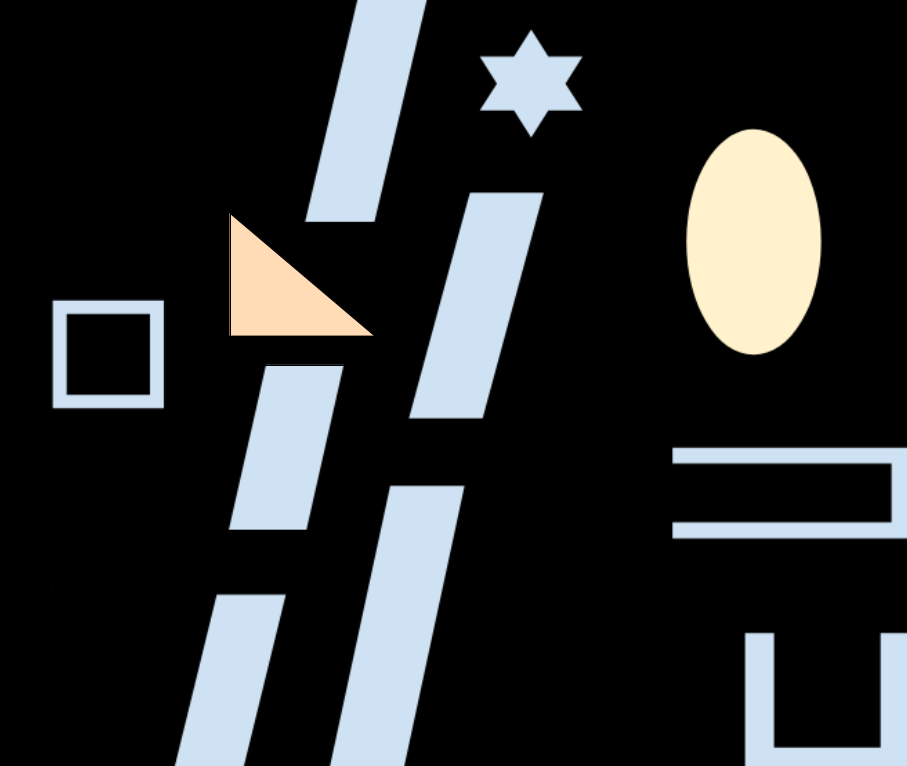
#> input picture map.png, 907 x 766 px
$ python RRT-star-connect.py
#> lines starting #> are read from the running program, lines starting #| are printed output that depends on the picture; after the words box and inside, x2 and y2 are one past the last pixel; in counts of white or black regions, pixels touching at a corner belong together
#IMPORTS
import numpy as np
from math import hypot, sqrt
from random import randrange as rand
import cv2

#Value assignments
gui = 1             #acts as truth value if gui is open
clickCount = 0      #counts number of clicks for the double click to choose start and end points
max_dist = 20       #maximum distance between two nodes of a tree
delta_radius = 10   #radius around the end point to be determined as the finishing area

# Distance b/w two points
def dist(p1,p2):
  return hypot(p2[0]-p1[0],p2[1]-p1[1])


class Vertex:
  def __init__(self,pos,parent):
    self.pos = pos
    self.parent = parent


class RRT_star_connect :

	def __init__(self,env_image):
		print("Running...")
		print("First double click at the desired starting point, then double click at desired goal point")
		self._initPos = (0,0)
		self._targetPos = (0,0)
		self._map = env_image.copy()
		self._map[self._map==255] = 1
		self._height = env_image.shape[0]
		self._width = env_image.shape[1]
		self._path=[]


	def start_connect(self,env_image=None):
		"""
		Path-Planning-connect based algorithm
		"""

		goal = False
		count = 1
		self._path=[]
		newvertex=[]
		vertices=[]
		newvertex.append(Vertex(self._initPos,None))
		newvertex.append(Vertex(self._targetPos,None))
		vertices.append([newvertex[0]])
		vertices.append([newvertex[1]])

		# main loop
		while not goal:

			count = (count + 1) % 2     #to select the tree (either from the start or the one from the goal)
			# create random point
			newpoint = (rand(self._width),rand(self._height))
			nearest_dist = float('inf')
			# look for the nearest point in the tree
			for v in vertices[count]:
				curr_dist = dist(newpoint,v.pos)
				if curr_dist < nearest_dist:
					nearest = v
					nearest_dist = curr_dist

			newpoint=self.steer(nearest.pos,newpoint)

			# try to connect the point to the tree
			if not self.collide_line(nearest.pos,newpoint):
				newvertex[count] = Vertex(newpoint,nearest)
				vertices[count].append(newvertex[count])

				if gui:
					if count % 2 == 0:
						env_image=cv2.circle(env_image,newpoint,2,(255,0,0),-1)
						env_image=cv2.line(env_image,newpoint,nearest.pos,(255,0,0),1)
					else:
						env_image=cv2.circle(env_image,newpoint,2,(255,125,0),-1)
						env_image=cv2.line(env_image,newpoint,nearest.pos,(255,125,0),1)
					cv2.imshow('Path-Planning', env_image)
					cv2.waitKey(10)

				# try to connect the point to the other tree
				nearest_dist = float('inf')
				for v in vertices[(count+1)%2]:
					curr_dist = dist(newpoint,v.pos)
					if curr_dist < nearest_dist:
						nearest = v
						nearest_dist = curr_dist


				newpoint=self.steer(nearest.pos,newpoint)

				#connecting point to tree
				if not self.collide_line(newpoint,nearest.pos):
					#checking if goal reached
					if newpoint == vertices[count][-1].pos:
						goal = True
					else:
						newvertex[(count+1)%2] = Vertex(newpoint,nearest)
						vertices[(count+1)%2].append(newvertex[(count+1)%2])
						if gui:
							env_image=cv2.circle(env_image,newpoint,2,(255,120,0),-1)
							env_image=cv2.line(env_image,newpoint,nearest.pos,(255,120,0),1)
							cv2.imshow('Path-Planning', env_image)
							cv2.waitKey(10)

		#path building
		self._path =[]

		if count == 0:
			currentvertex1 = newvertex[count]
			currentvertex2 = nearest
		else:
			currentvertex1 = nearest
			currentvertex2 = newvertex[count]

		while currentvertex1.parent:
			self._path.append(currentvertex1.pos)
			currentvertex1 = currentvertex1.parent
		self._path.append(currentvertex1.pos)
		self._path.reverse()
		while currentvertex2.parent:
			self._path.append(currentvertex2.pos)
			currentvertex2 = currentvertex2.parent
		self._path.append(currentvertex2.pos)

		self.shorten_path()

		if gui:
			self.draw_path(env_image)

	def shorten_path(self):
		'''
		Shortening path (star)
		'''
		path=self._path[:]
		self._path=[]
		self._path.append(path[0])
		i = 0
		j = i + 2
		while j < len(path):
			if self.collide_line(path[i],path[j]):
				self._path.append(path[j-1])
				i = j-1
			j += 1
		self._path.append(path[j-1])


	def draw_path(self,env_image):
		"""
		Generating red path
		"""
		for i in range(1,len(self._path)):
			env_image=cv2.line(env_image,self._path[i-1],self._path[i],(0,0,255),4)
			cv2.imshow('Path-Planning', env_image)
			cv2.waitKey(10)


	def steer(self,startpoint,directedpoint):
		if dist(startpoint,directedpoint)<max_dist:
			return directedpoint
		else:
			d = sqrt((directedpoint[1]-startpoint[1])*(directedpoint[1]-startpoint[1])+(directedpoint[0]-startpoint[0])*(directedpoint[0]-startpoint[0]))
			return (int(startpoint[0]+max_dist/d*(directedpoint[0]-startpoint[0])),int(startpoint[1]+max_dist/d*(directedpoint[1]-startpoint[1])))


	def collide_line(self,start,end):
		"""
		Checking path feasibility
		"""
		img = np.zeros((self._height,self._width))
		img = cv2.line(img,start,end,1,1)
		intersection = np.logical_and( self._map, img)
		if np.count_nonzero(intersection)==0:
			return False
		else:
			return True

	def collide_circle(self,point,radius):
		"""
		Checking point feasibility
		"""
		img = np.zeros((self._height,self._width))
		img = cv2.circle(img,point,radius,1,-1)
		intersection = np.logical_and( self._map, img)
		if np.count_nonzero(intersection)==0:
			return False
		else:
			return True


	def test_goal(self,point):
		"""
		If target point is reached (with some delta error)
		"""
		if (self._targetPos[0]-delta_radius<point[0]<self._targetPos[0]+delta_radius) and (self._targetPos[1]-delta_radius<point[1]<self._targetPos[1]+delta_radius):
			return True
		else:
			return False

	'''
	mouse clicking function
	for selecting start and end points
	'''
	def pos_define(self,event,x,y,flags,param):
		global clickCount
		if event == cv2.EVENT_LBUTTONDBLCLK:
			if not self.collide_circle((x,y),delta_radius):
				if clickCount==0:
					self._initPos = (x,y)
					param=cv2.circle(param,(x,y),delta_radius,(0,255,0),-1)
				if clickCount==1:
					self._targetPos = (x,y)
					param=cv2.circle(param,(x,y),delta_radius,(0,0,255),-1)
				clickCount +=1


if __name__ == '__main__':
	env_image = cv2.imread("map.png",1)
#> env_image is the input picture: shape (766, 907, 3); mean B, G, R 46.3, 45.5, 43.5
	loaded_env= cv2.cvtColor(env_image,cv2.COLOR_BGR2GRAY)
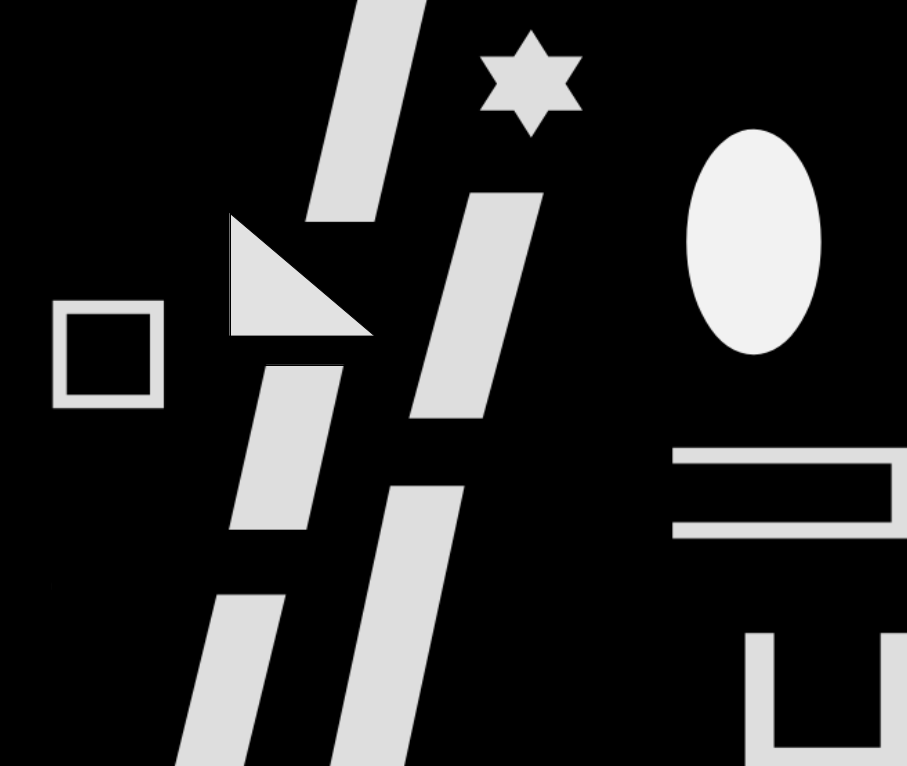
#> loaded_env: shape (766, 907); min 0, max 242, mean 44.9
	ret,loaded_env = cv2.threshold(loaded_env,175,255,cv2.THRESH_BINARY)
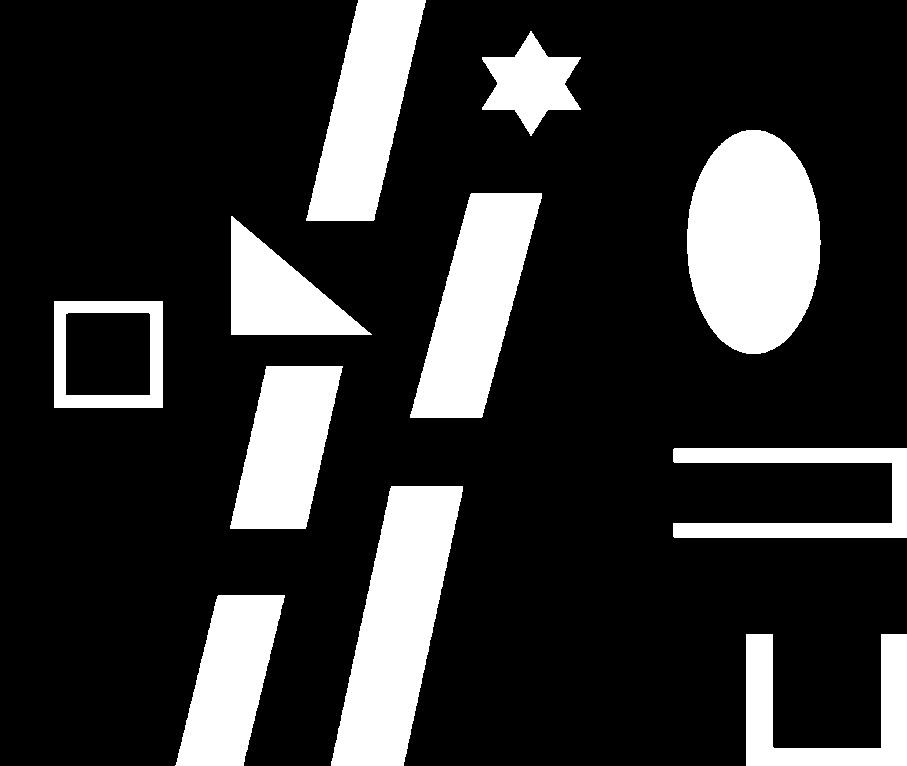
#> loaded_env: shape (766, 907); 19.4% white; 11 white regions, largest, box (x1, y1, x2, y2) and area: (687, 130, 821, 354) 23577, (331, 486, 463, 766) 20453, (410, 193, 542, 418) 16308

	rrt = RRT_star_connect(env_image=loaded_env)
#> in __init__, `self._map[self._map==255] = 1`:
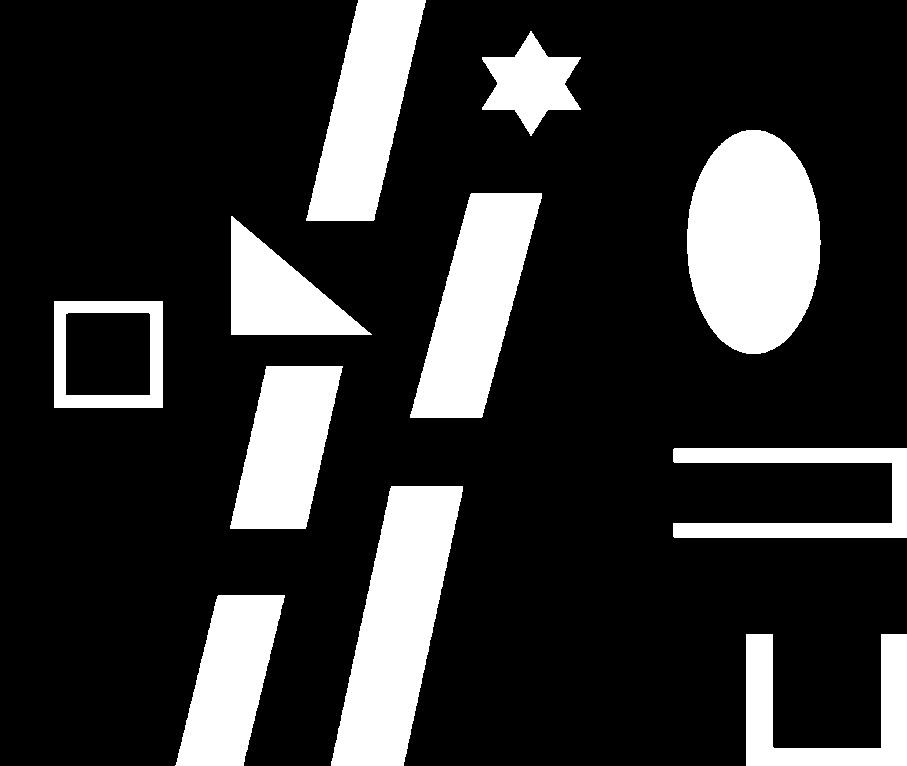
#> self._map: shape (766, 907); values 0 (black) and 1 (white), 19.4% white; 11 white regions, largest, box (x1, y1, x2, y2) and area: (687, 130, 821, 354) 23577, (331, 486, 463, 766) 20453, (410, 193, 542, 418) 16308

	#deciding start and goal point (using double click)
	if gui:
		cv2.imshow('Path-Planning', env_image)
		cv2.setMouseCallback('Path-Planning',rrt.pos_define, param=env_image)
		while(clickCount<2):
			cv2.imshow('Path-Planning', env_image)
			if cv2.waitKey(20) & 0xFF == 27:
#> (key Esc is pressed here)
				break
		rrt.start_connect(env_image)
#> in collide_line, `intersection = np.logical_and( self._map, img)`: intersection: shape (766, 907) bool; every value is 0
#> in start_connect, `env_image=cv2.circle(env_image,newpoint,2,(255,0,0),-1)`: env_image: shape (766, 907, 3); under 0.01% of pixels changed, all inside (x1, y1, x2, y2) = (16, 6, 21, 11)
#> in start_connect, `env_image=cv2.line(env_image,newpoint,nearest.pos,(255,0,0),1)`: env_image: shape (766, 907, 3); mean B, G, R 46.3, 45.5, 43.5

	if gui:
		while(1):
			cv2.imshow('Path-Planning', env_image)
			if cv2.waitKey(10) & 0xFF == 27:
#> (key Esc is pressed here)
				break
		cv2.destroyAllWindows()
	print("quit")
